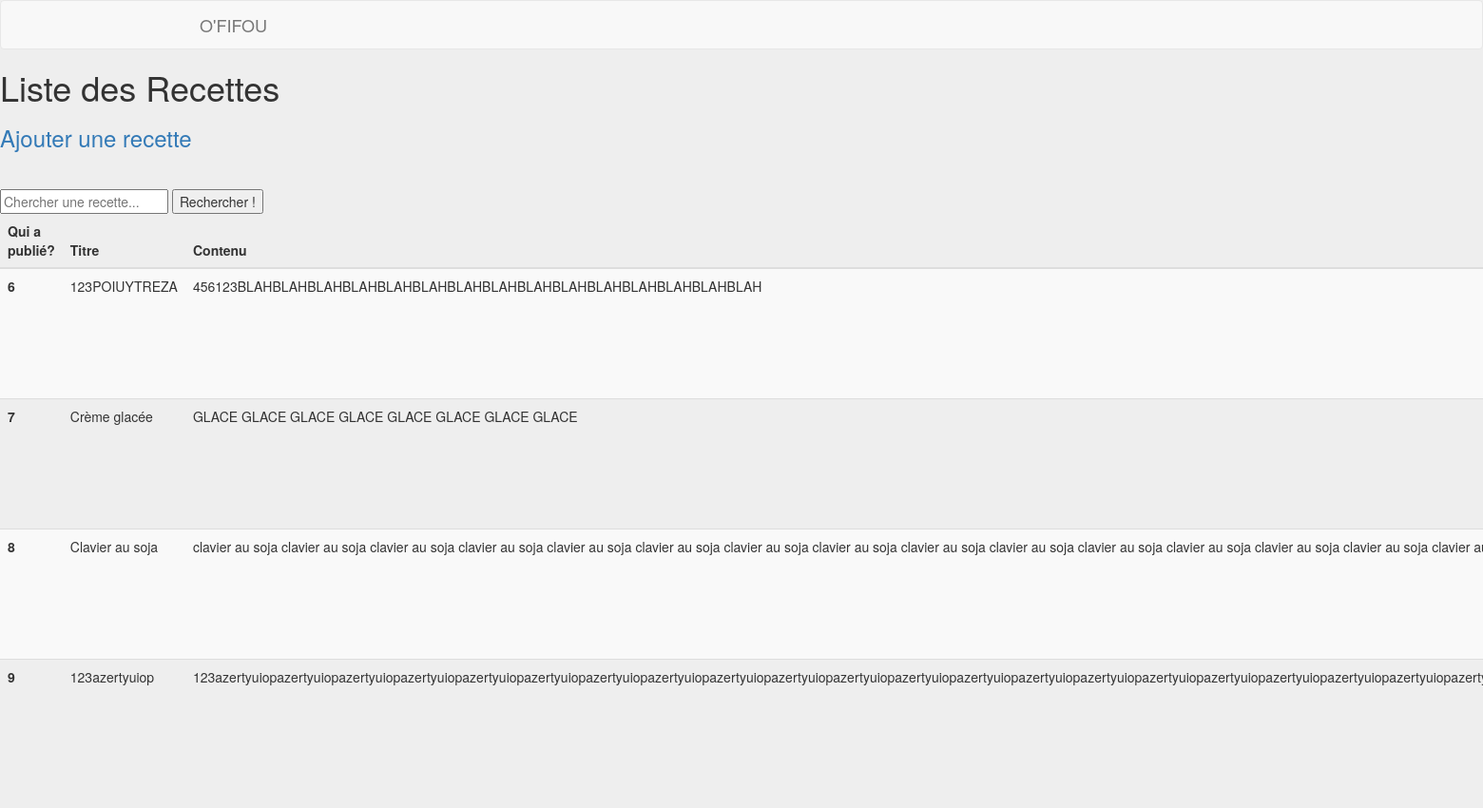
Before: /admin/list_recipe.php with the older database file.
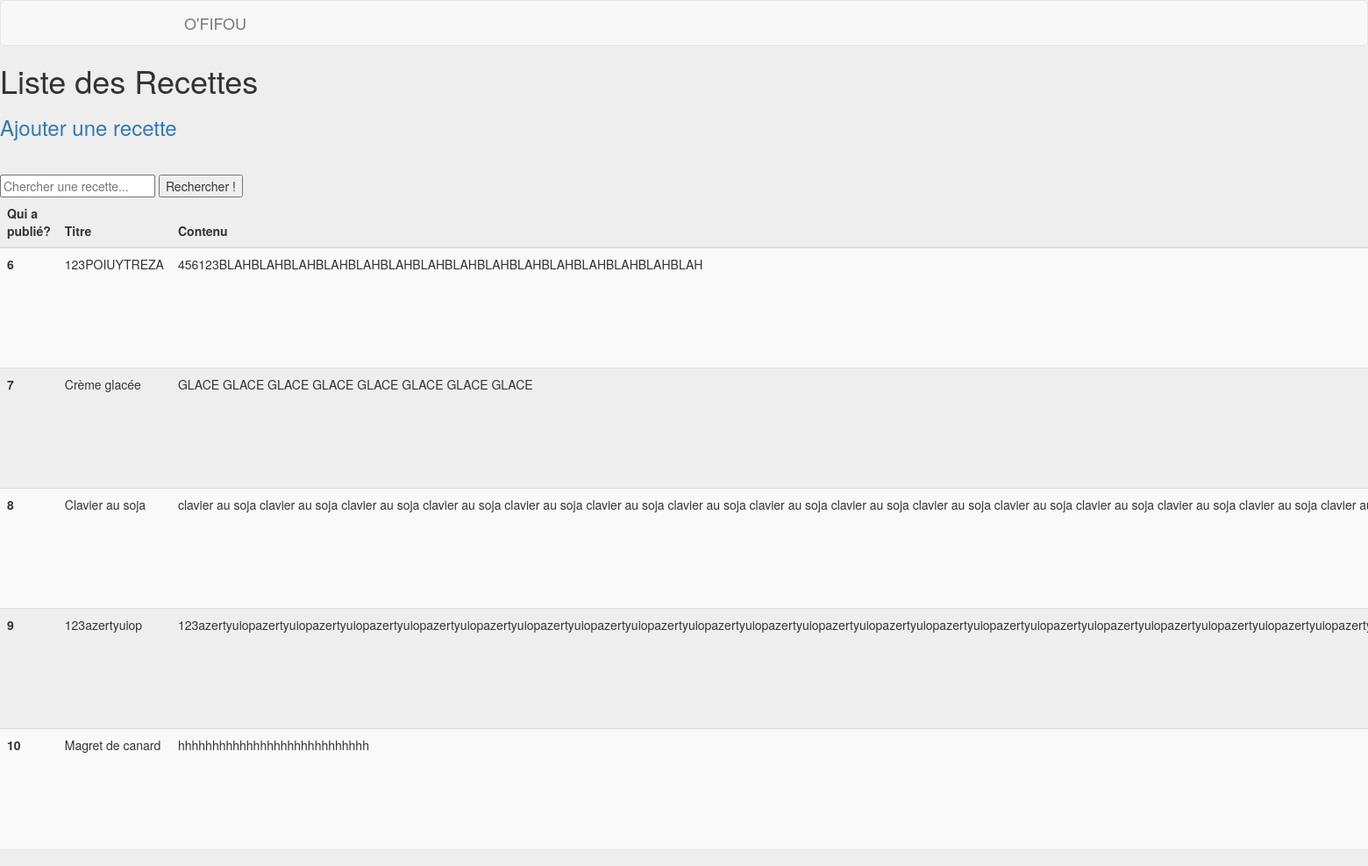
After: the same page with the newer database file.
### tables this page shows
CREATE TABLE `recipes` (
  `id` int(11) NOT NULL,
  `id_user` int(11) NOT NULL,
  `recipe_title` varchar(255) NOT NULL,
  `recipe_time` int(11) NOT NULL,
  `cook_time` int(11) NOT NULL,
  `people` varchar(255) NOT NULL,
  `ingredients` text NOT NULL,
  `preparation` text NOT NULL,
  `advice` text NOT NULL,
  `photo` varchar(255) NOT NULL,
  `date_publish` datetime NOT NULL
);

### admin/list_recipe.php (the view, shortened to what this page needs)
<?php
require_once 'inc/connect.php';
$get = [];
$select = $bdd->prepare('SELECT * FROM recipes');
if($select->execute()){
	$recipes = $select->fetchAll(PDO::FETCH_ASSOC);
}
?>
<!DOCTYPE html>
<html>
<head>
	<link href="https://maxcdn.bootstrapcdn.com/bootstrap/3.3.7/css/bootstrap.min.css" rel="stylesheet">
    <link href="https://maxcdn.bootstrapcdn.com/font-awesome/4.7.0/css/font-awesome.min.css" rel="stylesheet">
    <link rel="stylesheet" href="style/main.css">
</head>
<body>
    <?php include_once 'inc/navbar.php' ?>
    <h1>Liste des Recettes</h1>
	<h3><a href="add_recipe.php">Ajouter une recette</a></h3>
	<hr>
	<div>
		<form method="GET">
			<input type="text" id="search" name="search" placeholder="Chercher une recette..." value="<?=(isset($get['search']) && !empty($get['search'])) ? $get['search'] : ''; ?>">
			<button type="submit">Rechercher !</button>
		</form>
	</div>
	<table class="table table-striped">
		<thead>
			<tr>
				<th>Qui a publié?</th>
				<th>Titre</th>
				<th>Contenu</th>
			</tr>
		</thead>
		<tbody>
			<?php foreach($recipes as $recipe): ?>
				<tr>
					<th scope="row">
						<?=$recipe['id']?>
					<td>
						<?=$recipe['recipe_title']?>
					</td>
					<td>
						<?=$recipe['preparation']?>
					</td>
				</tr>
			<?php endforeach; ?>
		</tbody>
	</table>
</body>
</html>

Changed rows visible on the page:
added recipes: id "10", recipe_title "Magret de canard", preparation "hhhhhhhhhhhhhhhhhhhhhhhhhhhh"
